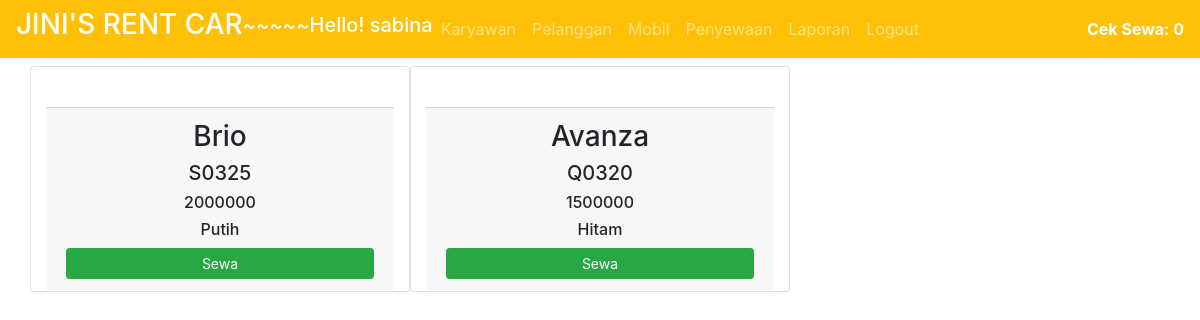
The page /template.php?page=list_mobil (signed in) on the database its author committed.
### tables this page shows
CREATE TABLE `mobil` (
  `id_mobil` varchar(100) NOT NULL,
  `nomor_mobil` varchar(100) NOT NULL,
  `merk` varchar(200) NOT NULL,
  `jenis` varchar(200) NOT NULL,
  `warna` varchar(200) NOT NULL,
  `tahun_pembuatan` varchar(20) NOT NULL,
  `biaya_sewa_per_hari` double NOT NULL
);

### list_mobil.php (the view, shortened to what this page needs)
<?php
$koneksi = mysqli_connect("localhost","root","","rent_car");
$sql = "select * from mobil";
$result = mysqli_query($koneksi,$sql);
 ?>
 <div class="row">
   <?php foreach ($result as $hasil): ?>
     <div class="card col-sm-4">
       <div class="card-body">
       </div>
       <div class="card-footer">
          <h3 class="text-center"><?php echo $hasil["merk"]; ?></h3>
         <h5 class="text-center"><?php echo $hasil["nomor_mobil"]; ?></h5>
         <h6 class="text-center"><?php echo $hasil["biaya_sewa_per_hari"]; ?></h6>
         <h6 class="text-center"><?php echo $hasil["warna"]?></h6>
         <a href="db_sewa.php?sewa=true&id_mobil=<?php echo $hasil["id_mobil"];?>">
           <button type="button" class="btn btn-block btn-sm btn-success">
             Sewa
           </button>
         </a>
       </div>
     </div>
   <?php endforeach; ?>
 </div>

### rows shown on the page
mobil: merk "Brio", nomor_mobil "S0325", biaya_sewa_per_hari "2000000", warna "Putih"
mobil: merk "Avanza", nomor_mobil "Q0320", biaya_sewa_per_hari "1500000", warna "Hitam"

### other values the page prints
$_SESSION["session_karyawan"]["nama_karyawan"] "sabina"
count($_SESSION["session_sewa"]) "0"
